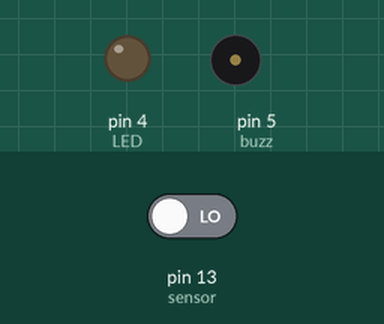
Simulated run of this sketch. Board: Arduino Uno, built with avr-gcc and run on an emulated ATmega328P. On the bench: output pins drawn as LEDs (lit = HIGH), buzzer (waves = sounding). Inputs (shaded band) come from the test bench; at power-on: pin 13 (sensor) LOW.

Above: at 1.2 s.
1.3 s: pin 13 (sensor) driven HIGH
At 2.7 s:
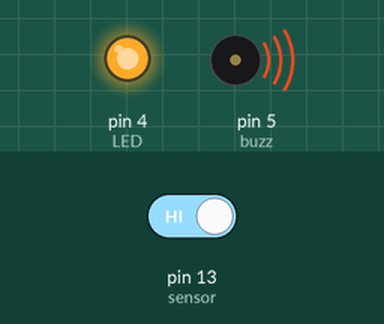
Timing chart, 0 to 4.3 s (numbered marks = the images above; inputs shaded):
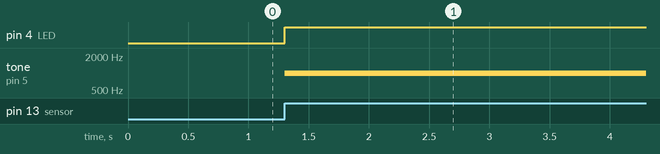

The sketch:

blinking_LED.ino
```cpp
int LED = 4;
int buzz = 5;
int sensor = 13;
int state = LOW;
int val = 0;


void setup() {
  pinMode(LED, OUTPUT);
  pinMode(sensor, INPUT);
  Serial.begin(9600);

}

void loop() {

  val = digitalRead(sensor);

  if(val == HIGH){
    digitalWrite(LED, HIGH);
    tone(buzz, 1000);
    delay(5000);

    digitalWrite(LED, LOW);
    noTone(buzz);
  }else if(val == LOW){
     digitalWrite(LED, LOW);
    noTone(buzz);
  }
}
```

Measured:
- after the input at 1.3 s, pin 4 (LED): LOW → HIGH at once; tone on pin 5 (buzz): silent → 1000 Hz at once
